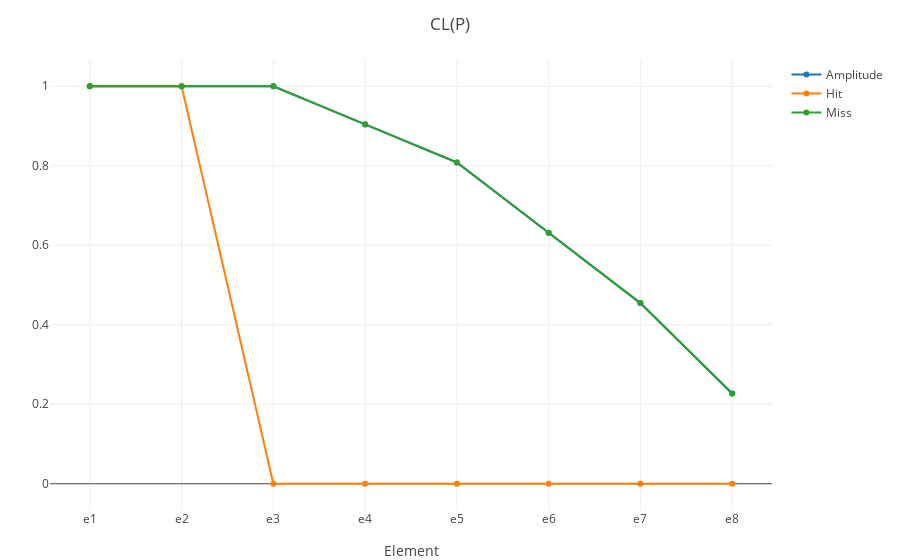
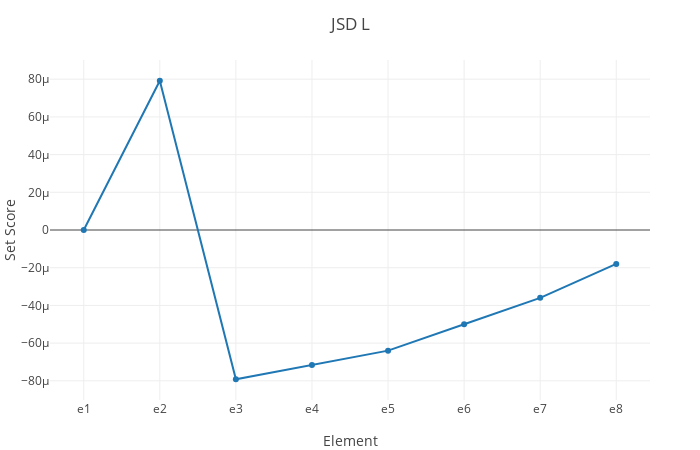

Notebook code for these charts, in order:
### Code cell
display(plot_x_y((am_p_cl_, am_h_p_cl_, am_m_p_cl_); name_ = ("Amplitude", "Hit", "Miss"), layout = merge(layout, Layout(title = "CL(P)"))))

jsd_l_ = compute_jsd(am_h_p_cl_, am_m_p_cl_, am_p_cl_)

plot_x_y((jsd_l_,); layout = merge(layout, Layout(title = "JSD L", yaxis_title = "Set Score")))

### Figure 1 — Plotly figure (JSON) as saved in the notebook; plotly's stock layout.template omitted (floating-point values rounded to 4 significant figures)
{"data": [{"name": "Amplitude", "type": "scatter", "x": [1, 2, 3, 4, 5, 6, 7, 8], "y": [1, 0.9999, 0.9998, 0.904, 0.8082, 0.6313, 0.4544, 0.2272]}, {"name": "Hit", "type": "scatter", "x": [1, 2, 3, 4, 5, 6, 7, 8], "y": [1.0, 1.0, 2.22e-16, 2.22e-16, 2.22e-16, 2.22e-16, 2.22e-16, 2.22e-16]}, {"name": "Miss", "type": "scatter", "x": [1, 2, 3, 4, 5, 6, 7, 8], "y": [1.0, 0.9999, 0.9999, 0.9041, 0.8083, 0.6314, 0.4545, 0.2272]}], "layout": {"autosize": false, "margin": {"b": 50, "l": 50, "r": 50, "t": 60}, "templateaa": "plotly_white", "title": "CL(P)", "xaxis": {"ticktext": ["e1", "e2", "e3", "e4", "e5", "e6", "e7", "e8"], "tickvals": [1, 2, 3, 4, 5, 6, 7, 8], "title": "Element"}}}

### Figure 2 — Plotly figure (JSON) as saved in the notebook; plotly's stock layout.template omitted (floating-point values rounded to 4 significant figures)
{"data": [{"name": "1", "type": "scatter", "x": [1, 2, 3, 4, 5, 6, 7, 8], "y": [0, 7.918e-05, -7.917e-05, -7.158e-05, -6.4e-05, -4.999e-05, -3.598e-05, -1.799e-05]}], "layout": {"autosize": false, "height": 450, "margin": {"b": 50, "l": 50, "r": 50, "t": 60}, "templateaa": "plotly_white", "title": {"text": "JSD L"}, "width": 700, "xaxis": {"autorange": true, "range": [0.5563, 8.444], "ticktext": ["e1", "e2", "e3", "e4", "e5", "e6", "e7", "e8"], "tickvals": [1, 2, 3, 4, 5, 6, 7, 8], "title": {"text": "Element"}, "type": "linear"}, "yaxis": {"autorange": true, "range": [-9.018e-05, 9.019e-05], "title": {"text": "Set Score"}, "type": "linear"}}}
